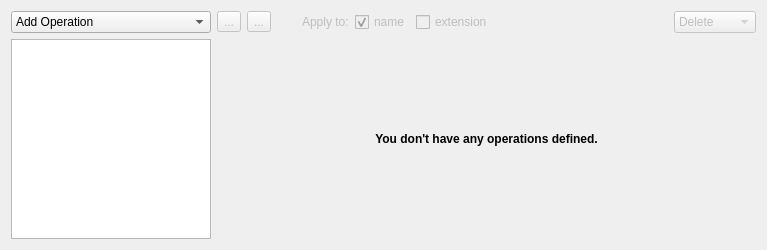
<?xml version="1.0" encoding="UTF-8"?>
<ui version="4.0">
 <class>OperationsForm</class>
 <widget class="QWidget" name="OperationsForm">
  <property name="geometry">
   <rect>
    <x>0</x>
    <y>0</y>
    <width>767</width>
    <height>250</height>
   </rect>
  </property>
  <property name="windowTitle">
   <string>Form</string>
  </property>
  <layout class="QGridLayout" name="gridLayout">
   <property name="sizeConstraint">
    <enum>QLayout::SetDefaultConstraint</enum>
   </property>
   <item row="0" column="4">
    <widget class="QCheckBox" name="applyToName">
     <property name="enabled">
      <bool>false</bool>
     </property>
     <property name="text">
      <string>name</string>
     </property>
     <property name="checked">
      <bool>true</bool>
     </property>
    </widget>
   </item>
   <item row="0" column="3">
    <widget class="QLabel" name="applyLabel">
     <property name="enabled">
      <bool>false</bool>
     </property>
     <property name="text">
      <string>Apply to:</string>
     </property>
     <property name="indent">
      <number>25</number>
     </property>
    </widget>
   </item>
   <item row="0" column="0">
    <widget class="QComboBox" name="addOperation">
     <property name="sizePolicy">
      <sizepolicy hsizetype="Preferred" vsizetype="Fixed">
       <horstretch>0</horstretch>
       <verstretch>0</verstretch>
      </sizepolicy>
     </property>
     <item>
      <property name="text">
       <string>Add Operation</string>
      </property>
      <property name="icon">
       <iconset theme="list-add">
        <normaloff/>
       </iconset>
      </property>
     </item>
     <item>
      <property name="text">
       <string>Insert</string>
      </property>
     </item>
    </widget>
   </item>
   <item row="0" column="2">
    <widget class="QToolButton" name="moveOpDown">
     <property name="enabled">
      <bool>false</bool>
     </property>
     <property name="text">
      <string>...</string>
     </property>
     <property name="icon">
      <iconset theme="go-down">
       <normaloff/>
      </iconset>
     </property>
    </widget>
   </item>
   <item row="0" column="1">
    <widget class="QToolButton" name="moveOpUp">
     <property name="enabled">
      <bool>false</bool>
     </property>
     <property name="text">
      <string>...</string>
     </property>
     <property name="icon">
      <iconset theme="go-up">
       <normaloff/>
      </iconset>
     </property>
    </widget>
   </item>
   <item row="0" column="6">
    <spacer name="horizontalSpacer">
     <property name="orientation">
      <enum>Qt::Horizontal</enum>
     </property>
     <property name="sizeHint" stdset="0">
      <size>
       <width>40</width>
       <height>20</height>
      </size>
     </property>
    </spacer>
   </item>
   <item row="0" column="5">
    <widget class="QCheckBox" name="applyToExtension">
     <property name="enabled">
      <bool>false</bool>
     </property>
     <property name="text">
      <string>extension</string>
     </property>
    </widget>
   </item>
   <item row="0" column="7">
    <widget class="QComboBox" name="deleteOperation">
     <property name="enabled">
      <bool>false</bool>
     </property>
     <item>
      <property name="text">
       <string>Delete</string>
      </property>
      <property name="icon">
       <iconset theme="edit-delete">
        <normaloff/>
       </iconset>
      </property>
     </item>
     <item>
      <property name="text">
       <string>Delete All</string>
      </property>
      <property name="icon">
       <iconset theme="edit-clear">
        <normaloff/>
       </iconset>
      </property>
     </item>
    </widget>
   </item>
   <item row="1" column="0" rowspan="2">
    <widget class="QTableView" name="operationsTable">
     <property name="sizePolicy">
      <sizepolicy hsizetype="MinimumExpanding" vsizetype="Expanding">
       <horstretch>0</horstretch>
       <verstretch>0</verstretch>
      </sizepolicy>
     </property>
     <property name="maximumSize">
      <size>
       <width>200</width>
       <height>16777215</height>
      </size>
     </property>
     <property name="alternatingRowColors">
      <bool>true</bool>
     </property>
     <property name="selectionMode">
      <enum>QAbstractItemView::SingleSelection</enum>
     </property>
     <property name="selectionBehavior">
      <enum>QAbstractItemView::SelectRows</enum>
     </property>
    </widget>
   </item>
   <item row="1" column="1" rowspan="2" colspan="7">
    <widget class="QLabel" name="helpText">
     <property name="font">
      <font>
       <weight>75</weight>
       <bold>true</bold>
      </font>
     </property>
     <property name="text">
      <string>You don't have any operations defined.</string>
     </property>
     <property name="alignment">
      <set>Qt::AlignCenter</set>
     </property>
    </widget>
   </item>
  </layout>
 </widget>
 <resources/>
 <connections/>
</ui>
